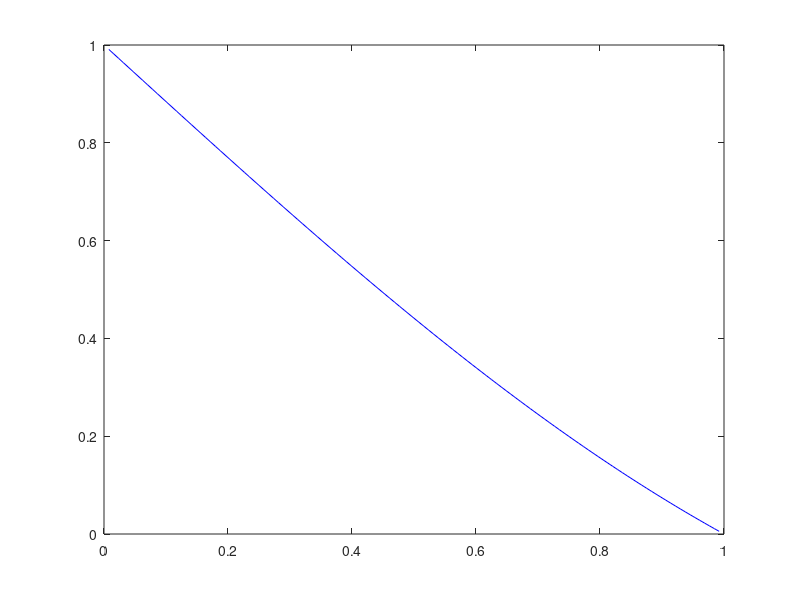
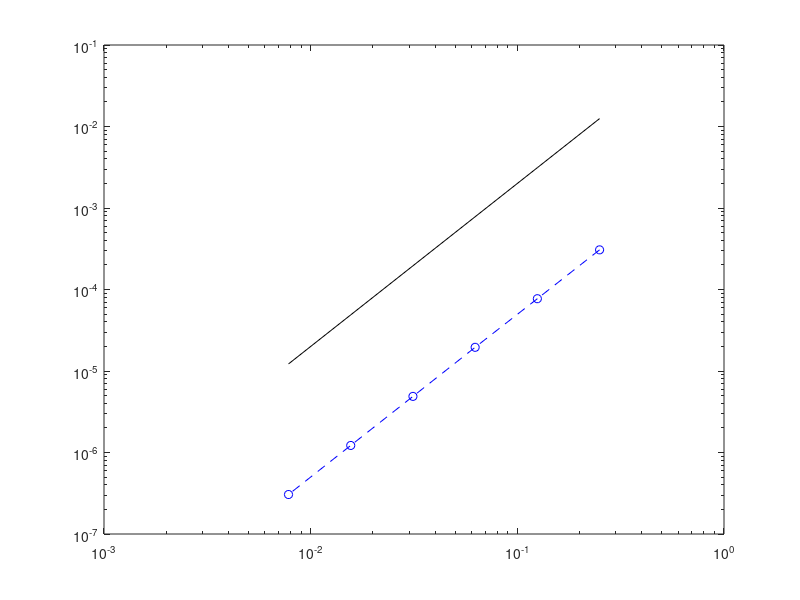

These figures' MATLAB source, in order:
clear; clf;

N=2.^(2:7);
L=1; h=L./N; alp=1;
E=zeros(1, length(N));
for k=1:length(N)
    n=N(k); %m=n-1;
    x=h(k)*(1:n-1)';
    f=-sin(x);
    F=f; F(1)=F(1)+alp/h(k)^2;
    
    e=ones(n-1, 1);
    A=spdiags([-e 2*e -e], -1:1, n-1, n-1)/h(k)^2;
    u=A\F;
    E(k)=max(abs(-sin(x)+(sin(1)-1)*x+1-u));
end
figure(1);
plot(x, u, 'b-');
figure(2);
loglog(h, E, 'b--o');
hold on;
loglog(h, 0.2*h.^2, 'k-');
hold off;